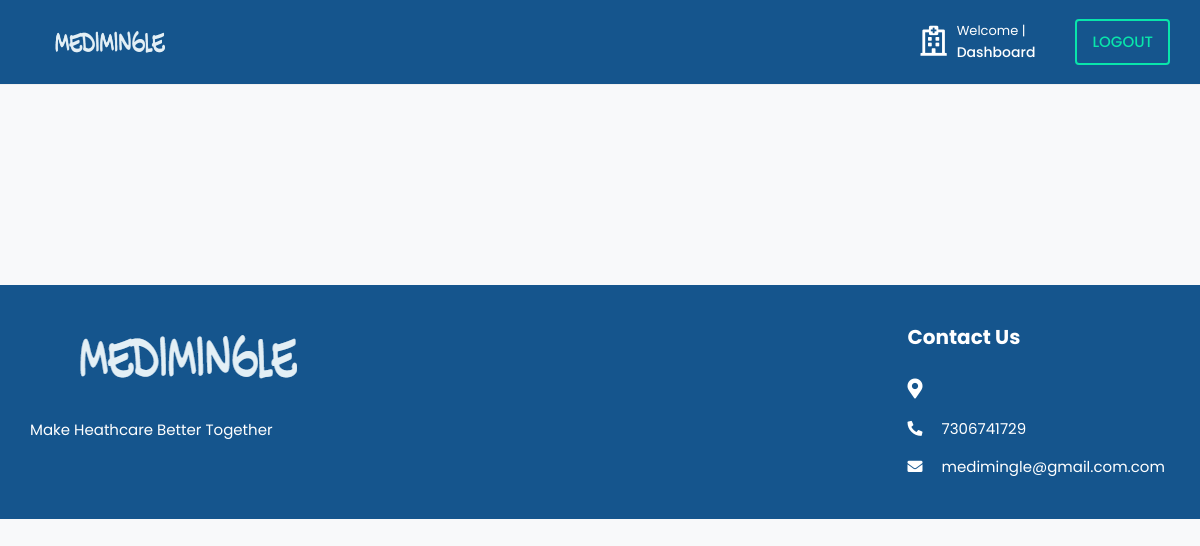
The app's page /doctors/ (signed in), older data.
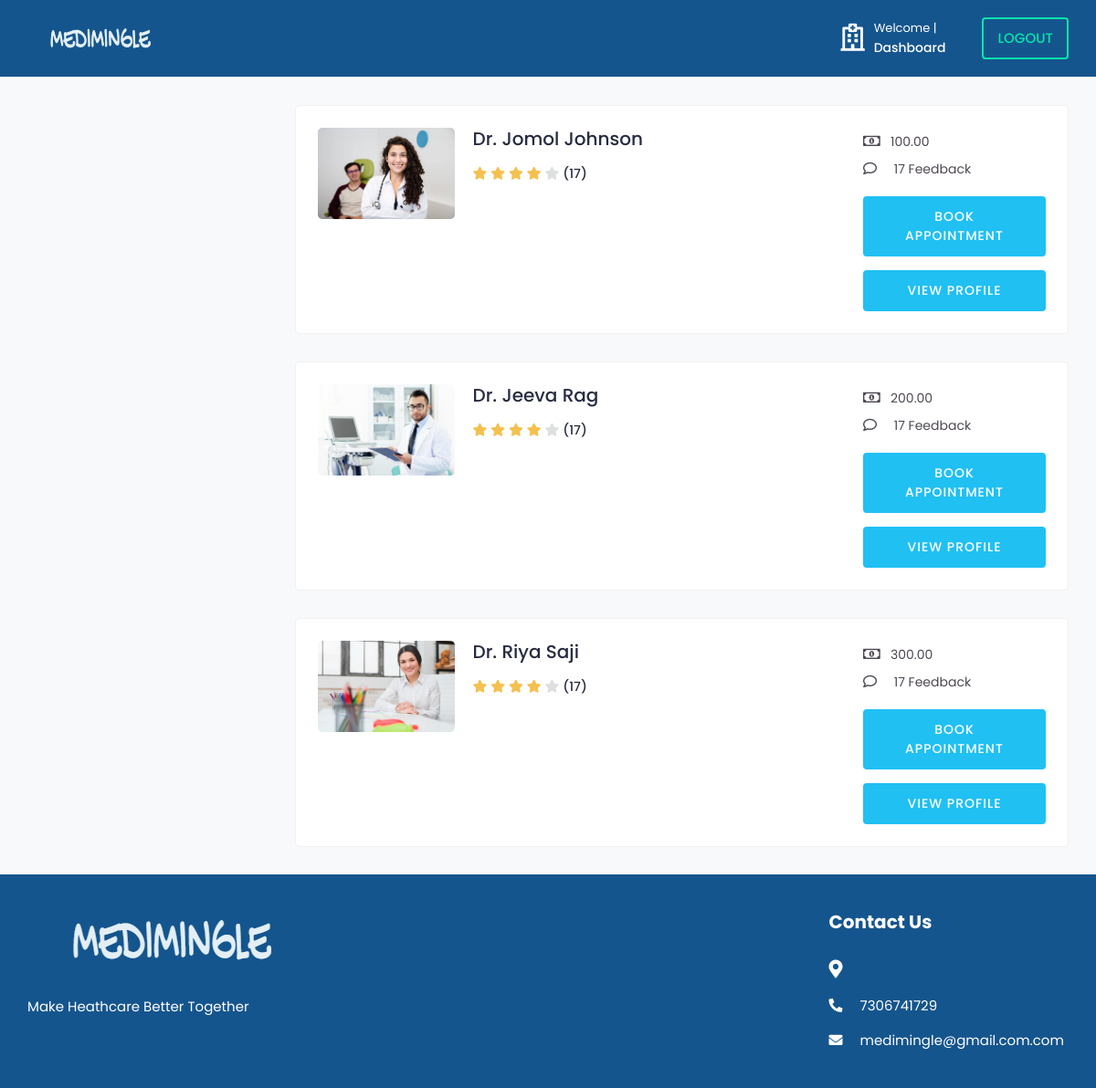
The same page, newer data.
### medi/models.py (models this page shows, shortened)
class Doctor(models.Model):
    user = models.OneToOneField(tbl_user, on_delete=models.CASCADE)
    city  = models.CharField(max_length=50,null=True,blank=True)
    profile_image = models.ImageField(upload_to='doctor/',default='default.png')
    gender = models.CharField(max_length=10, blank=True)
    description = models.TextField(blank=True)
    date_joined = models.DateTimeField(default=datetime.now, blank=True)
    consulting_fee = models.DecimalField(max_digits=10, decimal_places=2,blank=True,null=True)
    registration_number = models.CharField(max_length=50, null=True, blank=True)
    certificate = models.FileField(upload_to='certificates/', null=True, blank=True)

class tbl_user(AbstractUser):
    email=models.EmailField(unique=True)
    phone_number=models.CharField(max_length=15, null=True)
    USER_TYPE_CHOICES = (
        ('patient', 'Patient'),('doctor', 'Doctor'),
    )
    user_type = models.CharField(
        max_length=10,
        choices=USER_TYPE_CHOICES,
        default='patient',
    )
    is_email_verified = models.BooleanField(default=False)
    email_verification_token = models.CharField(max_length=255, blank=True, null=True)
    status= models.BooleanField(default=False)

### medi/views.py (the view)
# urls.py: path('doctors/',views.doctors, name='doctors'),
@never_cache
@login_required(login_url='signin')
def doctors(request):
    doctors = Doctor.objects.all()
    context = {
        'doctors':doctors,
    }
    return render(request, 'doctors.html', context)

### templates/doctors.html (shortened to what this page needs)
{% load static %}
{% include 'includes/main_header.html' %}
			<div class="content">
				<div class="container-fluid">
					<div class="row">
						<div class="col-md-12 col-lg-4 col-xl-3 theiaStickySidebar">
						</div>
						<div class="col-md-12 col-lg-8 col-xl-9">
							{% for doctor in doctors %}
							<div class="card">
								<div class="card-body">
									<div class="doctor-widget">
										<div class="doc-info-left">
											<div class="doctor-img">
													<img src="{{ doctor.profile_image.url }}" class="img-fluid" alt="User Image">
											</div>
											<div class="doc-info-cont">
												<h4 class="doc-name">Dr. {{doctor.user.first_name}} {{doctor.user.last_name}}</a></h4>
												<div class="rating">
													<i class="fas fa-star filled"></i>
													<i class="fas fa-star filled"></i>
													<i class="fas fa-star filled"></i>
													<i class="fas fa-star filled"></i>
													<i class="fas fa-star"></i>
													<span class="d-inline-block average-rating">(17)</span>
												</div>
											</div>
										</div>
										<div class="doc-info-right">
											<div class="clini-infos">
												<ul>
													<li><i class="far fa-money-bill-alt"></i>{{doctor.consulting_fee}}</li>
													<li><i class="far fa-comment"></i> 17 Feedback</li>
													</ul>
											</div>
											<div class="clinic-booking">
												<a class="apt-btn" name="book" href="{% url 'booking' doctor.id %}">Book Appointment</a>
												<a class="apt-btn" href="{% url 'doctor_profile' doctor.id %}">View Profile</a>
											</div>
										</div>
									</div>
								</div>
							</div>
							{% endfor %}
						</div>
					</div>
				</div>
			</div>
			<footer class="footer">
				<div class="footer-top">
					<div class="container-fluid">
						<div class="row">
							<div class="col-lg-3 col-md-6">
								<div class="footer-widget footer-about">
									<div class="footer-logo">
										<img src="{% static '/assets/img/logo.png'%}" alt="logo">
									</div>
									<div class="footer-about-content">
										<p>Make Heathcare Better Together</p>
									</div>
								</div>
							</div>
							<div class="col-lg-3 col-md-6">
							</div>
							<div class="col-lg-3 col-md-6">
							</div>
							<div class="col-lg-3 col-md-6">
								<div class="footer-widget footer-contact">
									<h2 class="footer-title">Contact Us</h2>
									<div class="footer-contact-info">
										<div class="footer-address">
											<span><i class="fas fa-map-marker-alt"></i></span>
										</div>
										<p>
											<i class="fas fa-phone-alt"></i>
											7306741729
										</p>
										<p class="mb-0">
											<i class="fas fa-envelope"></i>
											medimingle@gmail.com.com
										</p>
									</div>
								</div>
							</div>
						</div>
					</div>
				</div>
						</div>
	</body>
</html>

### templates/includes/main_header.html (shortened to what this page needs)
{% load static %}
<!DOCTYPE html>
<html lang="en">
<head>
		<link rel="stylesheet" href="{% static '/assets/css/bootstrap.min.css'%}">
		<link rel="stylesheet" href="{% static '/assets/plugins/fontawesome/css/fontawesome.min.css'%}">
		<link rel="stylesheet" href="{% static '/assets/plugins/fontawesome/css/all.min.css'%}">
		<link rel="stylesheet" href="{% static '/assets/css/style.css'%}">
	</head>
	<body>
		<div class="main-wrapper">
			{% load static %}
<header class="header">
    <nav class="navbar navbar-expand-lg header-nav">
        <div class="navbar-header">
            <a href="index-2.html" class="navbar-brand logo">
                <img src="{% static '/assets/img/logo.png'%}" class="img-fluid" alt="Logo">
            </a>
        </div>
        <ul class="nav header-navbar-rht">
            <li class="nav-item contact-item">
                <div class="header-contact-img">
                    <i  style="color: white;" class="far fa-hospital"></i>
                </div>
                <div class="header-contact-detail">
                    {% if user.is_authenticated %}
                        <p style="color: white;" class="contact-header">Welcome | {{ user.first_name }}</p>
                        {% if user.user_type == 'doctor' %}
                            <p class="contact-info-header"><a href="{% url 'doctor_dashboard' %}" style="color: white;" >Dashboard</a></p>
                        {% else %}
                        <p style="color: white;" class="contact-info-header"><a href="{% url 'patient_dashboard' %}" style="color: white;" >Dashboard</a></p>
                        {% endif %}
                    {% endif %}
                </div>
            </li>
            <li class="nav-item">
				{% if user.is_authenticated %}
				<li class="nav-item">
					<a class="nav-link header-login" href="{% url 'logout' %}">Logout</a>
				</li>
				{% endif %}
        </ul>
    </nav>
</header>

Row changes from the older to the newer data that the page shows:
added Doctor: profile_image (picture), user.first_name "Jomol", user.last_name "Johnson", consulting_fee "100.00"
added Doctor: profile_image (picture), user.first_name "Jeeva", user.last_name "Rag", consulting_fee "200.00"
added Doctor: profile_image (placeholder picture), user.first_name "Riya", user.last_name "Saji", consulting_fee "300.00"
